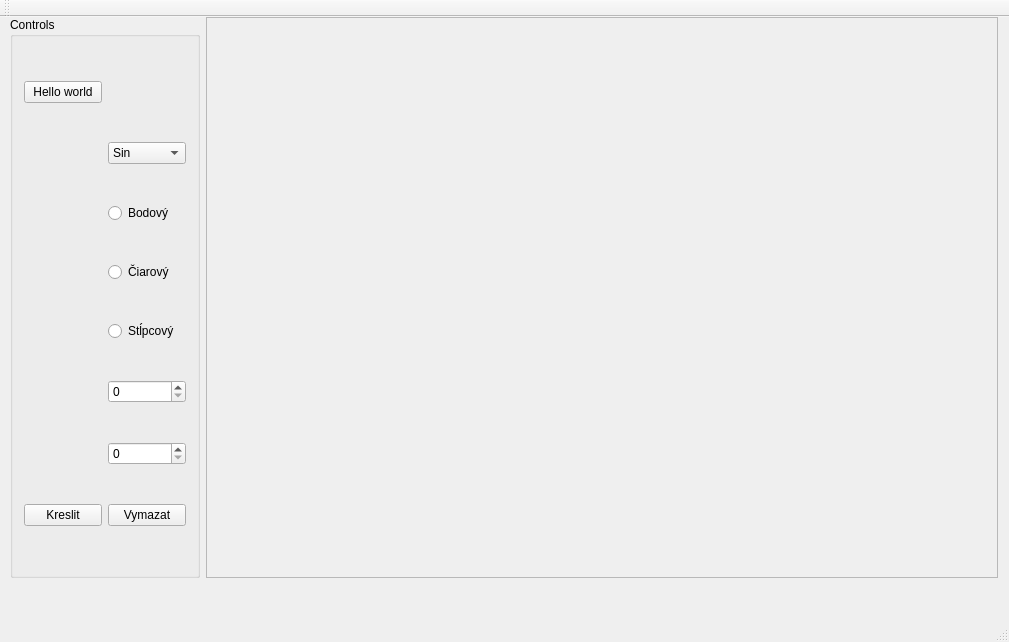
<?xml version="1.0" encoding="UTF-8"?>
<ui version="4.0">
 <class>ImageViewerClass</class>
 <widget class="QMainWindow" name="ImageViewerClass">
  <property name="geometry">
   <rect>
    <x>0</x>
    <y>0</y>
    <width>1009</width>
    <height>642</height>
   </rect>
  </property>
  <property name="windowTitle">
   <string>ImageViewer</string>
  </property>
  <widget class="QWidget" name="centralWidget">
   <widget class="QScrollArea" name="scrollArea">
    <property name="geometry">
     <rect>
      <x>206</x>
      <y>0</y>
      <width>792</width>
      <height>561</height>
     </rect>
    </property>
    <property name="widgetResizable">
     <bool>true</bool>
    </property>
    <widget class="QWidget" name="scrollAreaWidgetContents">
     <property name="geometry">
      <rect>
       <x>0</x>
       <y>0</y>
       <width>790</width>
       <height>559</height>
      </rect>
     </property>
    </widget>
   </widget>
   <widget class="QGroupBox" name="groupBox">
    <property name="geometry">
     <rect>
      <x>10</x>
      <y>0</y>
      <width>190</width>
      <height>561</height>
     </rect>
    </property>
    <property name="title">
     <string>Controls</string>
    </property>
    <layout class="QGridLayout" name="gridLayout_2">
     <item row="8" column="0">
      <widget class="QPushButton" name="pushButtonKreslit">
       <property name="text">
        <string>Kreslit</string>
       </property>
      </widget>
     </item>
     <item row="1" column="1">
      <widget class="QComboBox" name="comboBox">
       <item>
        <property name="text">
         <string>Sin</string>
        </property>
       </item>
       <item>
        <property name="text">
         <string>Cos</string>
        </property>
       </item>
      </widget>
     </item>
     <item row="4" column="1">
      <widget class="QRadioButton" name="radioButton_3">
       <property name="text">
        <string>Stĺpcový</string>
       </property>
      </widget>
     </item>
     <item row="6" column="1">
      <widget class="QSpinBox" name="spinBox_2"/>
     </item>
     <item row="3" column="1">
      <widget class="QRadioButton" name="radioButton_2">
       <property name="text">
        <string>Čiarový</string>
       </property>
      </widget>
     </item>
     <item row="8" column="1">
      <widget class="QPushButton" name="pushButtonVymazat">
       <property name="text">
        <string>Vymazat</string>
       </property>
      </widget>
     </item>
     <item row="2" column="1">
      <widget class="QRadioButton" name="radioButton">
       <property name="text">
        <string>Bodový</string>
       </property>
      </widget>
     </item>
     <item row="5" column="1">
      <widget class="QSpinBox" name="spinBox">
       <property name="sizePolicy">
        <sizepolicy hsizetype="Minimum" vsizetype="Fixed">
         <horstretch>0</horstretch>
         <verstretch>0</verstretch>
        </sizepolicy>
       </property>
      </widget>
     </item>
     <item row="0" column="0">
      <widget class="QPushButton" name="pushButtonHello">
       <property name="text">
        <string>Hello world</string>
       </property>
      </widget>
     </item>
    </layout>
   </widget>
  </widget>
  <widget class="QMenuBar" name="menuBar">
   <property name="geometry">
    <rect>
     <x>0</x>
     <y>0</y>
     <width>1009</width>
     <height>21</height>
    </rect>
   </property>
  </widget>
  <widget class="QToolBar" name="mainToolBar">
   <attribute name="toolBarArea">
    <enum>TopToolBarArea</enum>
   </attribute>
   <attribute name="toolBarBreak">
    <bool>false</bool>
   </attribute>
  </widget>
  <widget class="QStatusBar" name="statusBar"/>
 </widget>
 <layoutdefault spacing="6" margin="11"/>
 <resources>
  <include location="ImageViewer.qrc"/>
 </resources>
 <connections/>
</ui>
